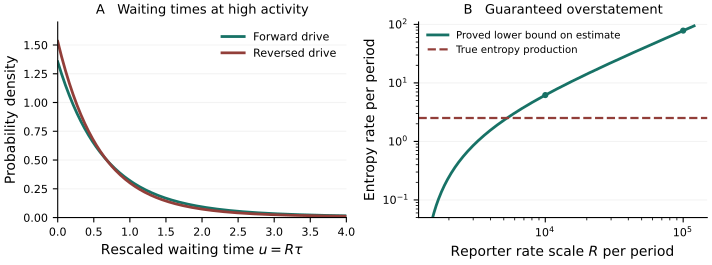

Python code for this plot:
"""Draw the analytic rate certificate and limiting waiting-time densities."""
from pathlib import Path
import matplotlib
matplotlib.use("Agg")
import matplotlib.pyplot as plt
import numpy as np

here = Path(__file__).resolve().parent
theta = 2 * np.pi * np.arange(2048) / 2048
q = 1 + 16 / 17 * np.cos(theta)
d = (np.sin(2 * theta) - np.cos(2 * theta)) / 5
u = np.linspace(0, 4, 300)
rates = np.geomspace(1500, 120_000, 350)
sigma = 4 * np.pi / 5
error = 2 * np.pi * (18 / 5 + 32 / 17) / rates
bound = rates * np.maximum(0, 17 / 600 - error) ** 2
fig, axs = plt.subplots(1, 2, figsize=(7.12, 2.65), layout="constrained")
fig.patch.set_facecolor("white")
brown, jade = "#923E39", "#177266"
for mass, col, name in [(0.5 + d, jade, "Forward drive"),
                        (0.5 - d, brown, "Reversed drive")]:
    den = (2 * mass * q**2 * np.exp(-u[:, None] * q)).mean(axis=1)
    axs[0].plot(u, den, color=col, lw=2, label=name)
axs[0].set(xlabel=r"Rescaled waiting time $u=R\tau$", ylabel="Probability density",
           xlim=(0, 4), ylim=(0, 1.7), title="A   Waiting times at high activity")
axs[0].legend(frameon=False, fontsize=8)
axs[1].plot(rates, bound, color=jade, lw=2, label="Proved lower bound on estimate")
axs[1].axhline(sigma, color=brown, ls="--", lw=1.6, label="True entropy production")
axs[1].scatter([1e4,1e5], [r * max(0, 17/600 - 2*np.pi*(18/5+32/17)/r)**2
                           for r in [1e4,1e5]], color=jade, s=12)
axs[1].set(xscale="log", yscale="log", xlabel=r"Reporter rate scale $R$ per period",
           ylabel="Entropy rate per period", ylim=(0.05, 110),
           title="B   Guaranteed overstatement")
axs[1].legend(frameon=False, fontsize=7.3, loc="upper left")
for ax in axs:
    ax.spines[["top","right"]].set_visible(False)
    ax.tick_params(labelsize=8)
    ax.title.set_size(9.4)
    ax.set_axisbelow(True)
    ax.grid(axis="y", alpha=.16)
fig.savefig(here/"figure.pdf")
